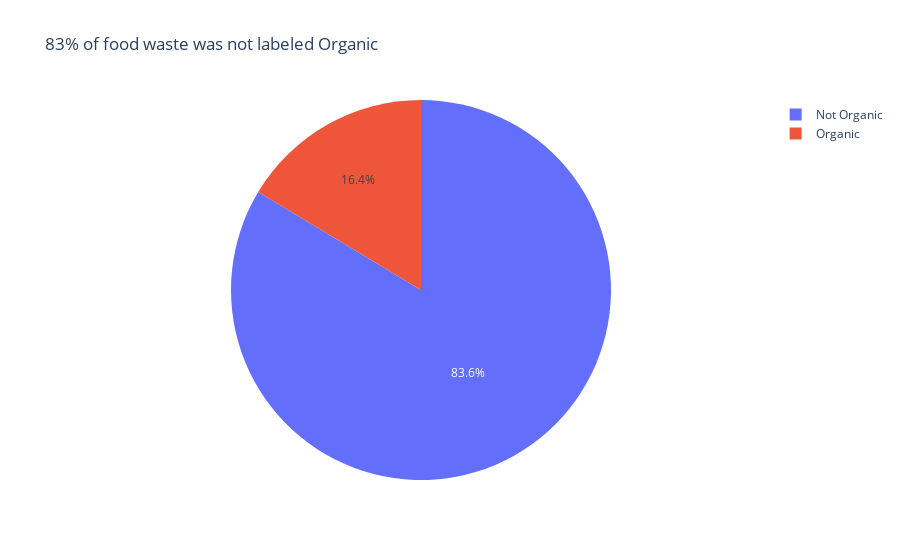

This figure's notebook cell:
### Code cell
px.pie(values=df['is_organic'].value_counts(), names=('Not Organic', 'Organic'), title='83% of food waste was not labeled Organic')

### Figure 1 — Plotly figure (JSON) as saved in the notebook; plotly's stock layout.template omitted (floating-point values rounded to 4 significant figures)
{"data": [{"domain": {"x": [0, 1], "y": [0, 1]}, "hovertemplate": "label=%{label}<br>value=%{value}<extra></extra>", "labels": ["Not Organic", "Organic"], "legendgroup": "", "name": "", "showlegend": true, "type": "pie", "values": [143, 28]}], "layout": {"legend": {"tracegroupgap": 0}, "title": {"text": "83% of food waste was not labeled Organic"}}}
